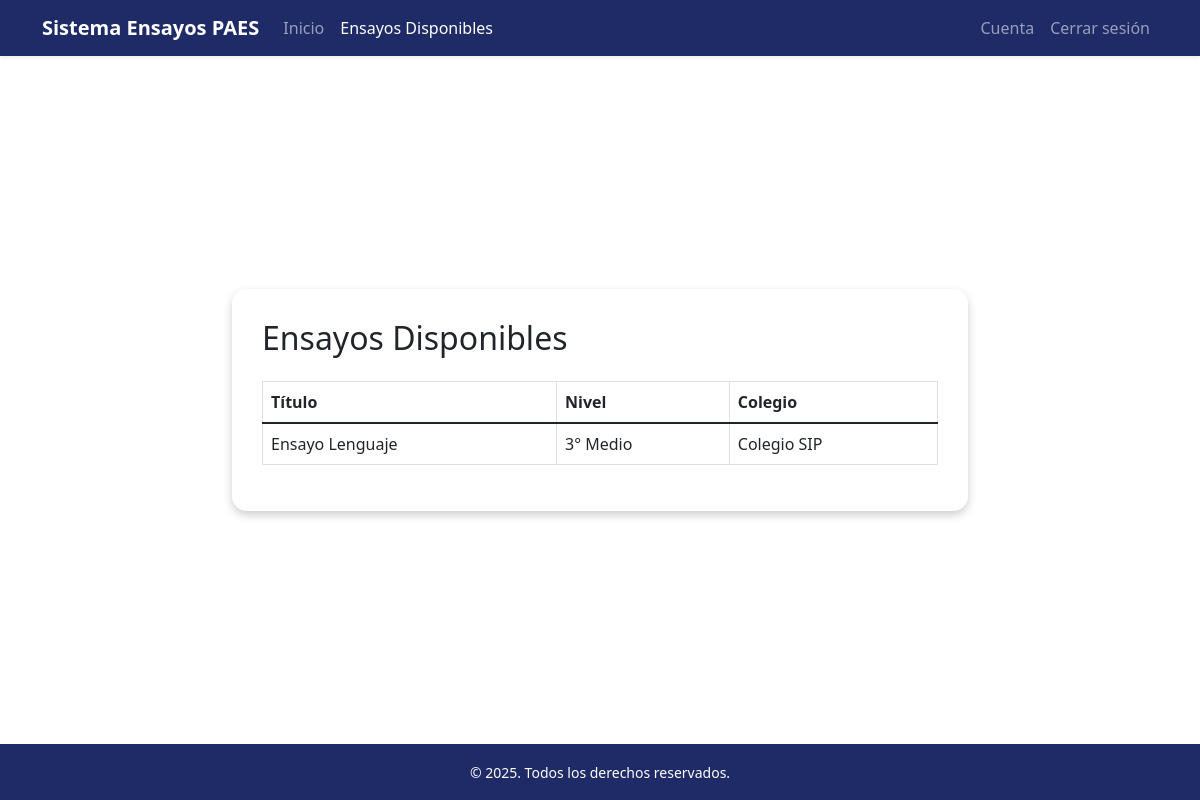
The app's page /estudiante/ensayos/ (signed in) with its own data.
### AutoridadDocente/models.py (models this page shows, shortened)
class Ensayo(models.Model):
    titulo = models.CharField(max_length=200)
    nivel = models.CharField(max_length=50, choices=User.NIVELES)
    colegio = models.CharField(max_length=100)
    temas = models.ManyToManyField(Tema,blank=True)
    preguntas = models.ManyToManyField(Pregunta,blank=True)
    fecha_creacion = models.DateTimeField(auto_now_add=True)

### Estudiante/views.py (the view)
# urls.py: path('ensayos/', views.ensayos_view, name= 'ensayos'),
@login_required
def ensayos_view(request):
    estudiante = request.user
    ensayos = Ensayo.objects.filter(nivel=estudiante.nivel,colegio=estudiante.colegio)
    return render(request, 'ensayos.html', {'ensayos': ensayos})

### Estudiante/templates/ensayos.html
{% extends 'base_estudiante.html' %}
{% block navegacion %}
<li class="nav-item"><a class="nav-link" href="{% url 'estudiante_index' %}">Inicio</a></li>
<li class="nav-item"><a class="nav-link active" href="{% url 'ensayos' %}">Ensayos Disponibles</a></li>
{% endblock %}
{% block cuenta-atras %}
<li class="nav-item"><a class="nav-link" href="{% url 'cuenta' %}">Cuenta</a></li>
<li class="nav-item"><a href="{% url 'logout' %}" class="nav-link">Cerrar sesión</a></li>
{% endblock %}
{% block content %}
<h2 class="mb-4">Ensayos Disponibles</h2>
{% if ensayos %}
<table class="table table-bordered">
    <thead>
        <tr>
            <th>Título</th>
            <th>Nivel</th>
            <th>Colegio</th>
        </tr>
    </thead>
    <tbody>
        {% for ensayo in ensayos %}
        <tr>
            <td>{{ ensayo.titulo }}</td>
            <td>{{ ensayo.get_nivel_display }}</td>
            <td>{{ ensayo.colegio }}</td>
        </tr>
        {% endfor %}
    </tbody>
</table>
{% else %}
<p>No hay ensayos disponibles para tu nivel y colegio aún. ¡Consulta con tu docente!</p>
{% endif %}
{% endblock %}

### records on screen
Ensayo: titulo "Ensayo Lenguaje", nivel "3° Medio", colegio "Colegio SIP"
